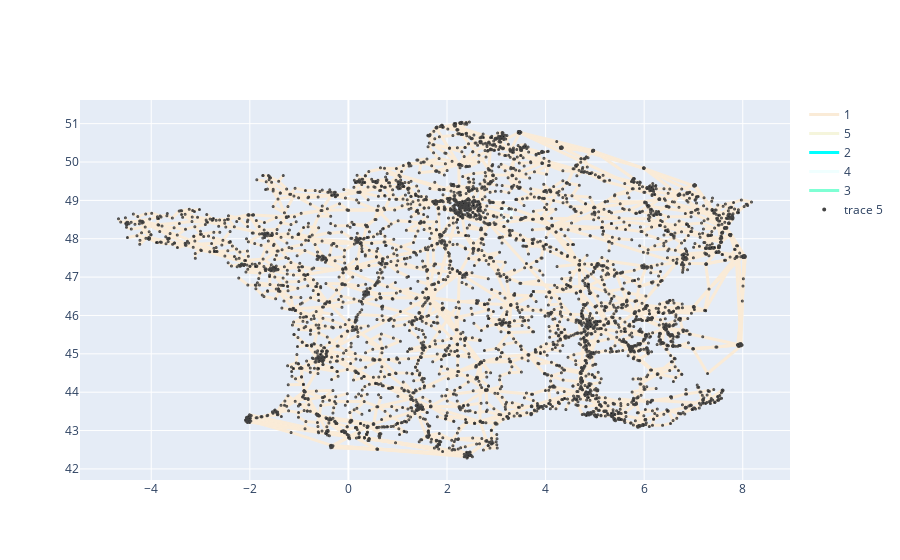

Here is the notebook cell this chart was saved with:
### Code cell
doDraw=True

if doDraw:
    drawPlotlyNewtork(Grid,communitiesInLevel)

### Figure 1 — Plotly figure (JSON) as saved in the notebook; plotly's stock layout.template omitted (floating-point values rounded to 4 significant figures; data arrays with more than 128 entries replaced by an {"elided": "..."} marker saying what was removed)
{"data": [{"line": {"width": 3}, "marker": {"color": "antiquewhite"}, "mode": "lines", "name": "1", "type": "scatter", "x": {"elided": "19617 float values"}, "y": {"elided": "19617 float values"}}, {"line": {"width": 3}, "marker": {"color": "beige"}, "mode": "lines", "name": "5", "type": "scatter", "x": [-2.153, -2.257, null, -2.153, -2.198, null, -2.153, -2.221, null, -2.257, -2.221, null, -2.198, -2.221, null], "y": [47.34, 47.27, null, 47.34, 47.3, null, 47.34, 47.31, null, 47.27, 47.31, null, 47.3, 47.31, null]}, {"line": {"width": 3}, "marker": {"color": "aqua"}, "mode": "lines", "name": "2", "type": "scatter", "x": [-2.153, -2.173, null], "y": [47.34, 47.34, null]}, {"line": {"width": 3}, "marker": {"color": "azure"}, "mode": "lines", "name": "4", "type": "scatter", "x": [3.255, 3.12, null, 3.304, 3.305, null, 3.304, 3.233, null, 3.305, 3.12, null, 3.233, 3.101, null, 3.12, 3.101, null], "y": [48.77, 48.79, null, 48.55, 48.77, null, 48.55, 48.47, null, 48.77, 48.79, null, 48.47, 48.62, null, 48.79, 48.62, null]}, {"line": {"width": 3}, "marker": {"color": "aquamarine"}, "mode": "lines", "name": "3", "type": "scatter", "x": [3.12, 3.1, null], "y": [48.79, 48.79, null]}, {"hoverinfo": "text", "marker": {"color": [], "colorscale": [[0, "rgb(255,255,217)"], [0.125, "rgb(237,248,177)"], [0.25, "rgb(199,233,180)"], [0.375, "rgb(127,205,187)"], [0.5, "rgb(65,182,196)"], [0.625, "rgb(29,145,192)"], [0.75, "rgb(34,94,168)"], [0.875, "rgb(37,52,148)"], [1, "rgb(8,29,88)"]], "line": {"width": 2}, "reversescale": true, "showscale": false, "size": 1}, "mode": "markers", "type": "scatter", "x": {"elided": "5009 float values"}, "y": {"elided": "5009 float values"}}], "layout": {}}
